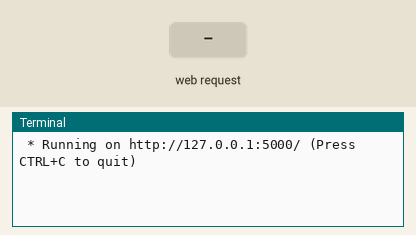
Simulated run of this program. Board: Raspberry Pi (BCM pin numbers). Shown: the last lines printed to the terminal. Inputs (shaded band) come from the test bench. The clock reads 2024-03-15 10:24:30 at power-on unless the program sets it; the camera gives no picture and a still takes 0.5 s.

Above: at 1.2 s.
1.3 s: HTTP request for / received
At 2.1 s:
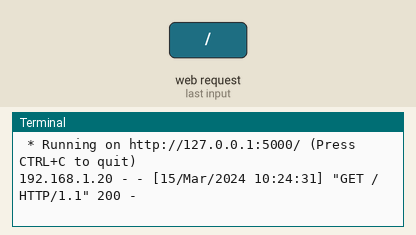
2.8 s: HTTP request for /takepicture received
At 5.5 s:
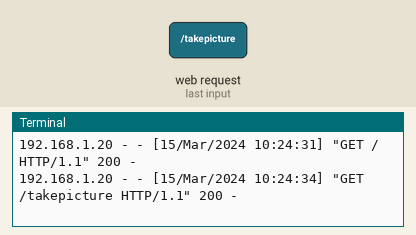
5.8 s: HTTP request for /getpicture received
At 6.9 s:
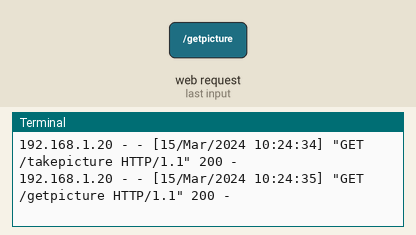

Measured:
- after the input at 1.3 s, the terminal: prints a new line at once (image 1)
- after the input at 2.8 s, the terminal: prints a new line after 1.5 s (image 2)
- after the input at 5.8 s, the terminal: prints a new line at once (image 3)

The program:

picture.py
```python
from flask import Flask, render_template, send_file
from datetime import datetime
from time import sleep
from picamera import PiCamera

app = Flask(__name__)


@app.route('/')
def index():
    return 'there will be a picture in here'

@app.route('/takepicture')
def picture():

    try:
        #taking a picture
        camera = PiCamera()
        camera.resolution = (640,480)
        camera.start_preview()
        sleep(1)
        pic_name = datetime.now().strftime('%Y%m%d_%H%M%S') + '.jpg'
        camera.capture(pic_name)
        camera.close()
       # return render_template('index.html', pic_name =pic_name)
        return send_file(pic_name, mimetype = 'image/jpg')

    except:
        return 'there was an issue in takking picture'

@app.route('/getpicture')
def get_image():
    file_name = 'sample.jpg'
    return send_file(file_name, mimetype='image/jpg')

if __name__ == "__main__":
    app.run(debug = True)
```
